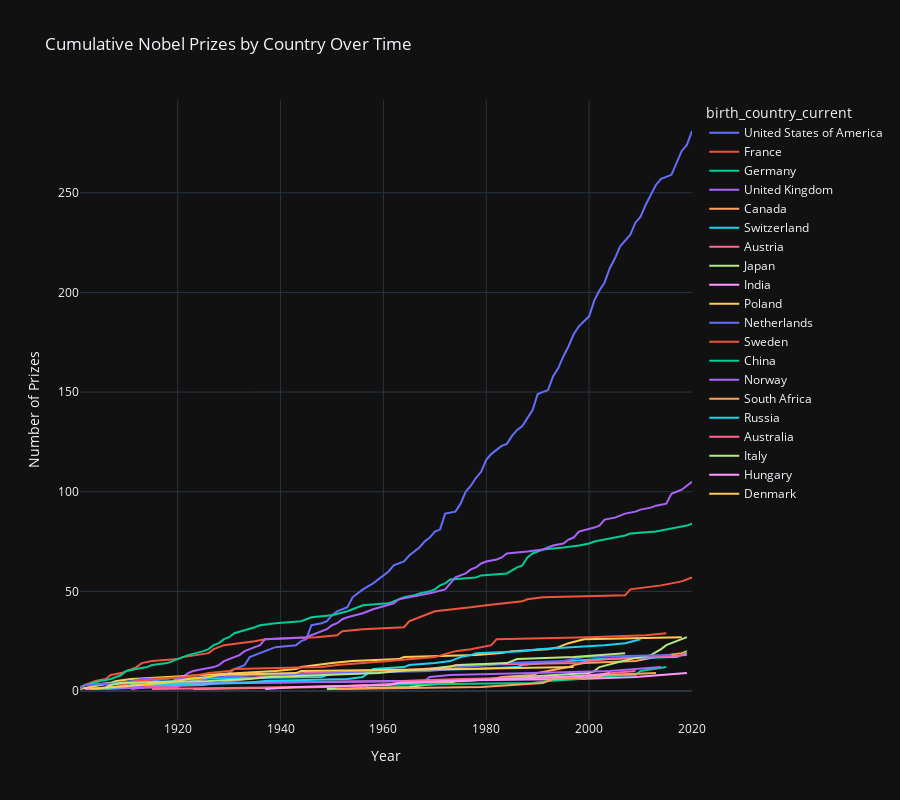

Notebook cell for this chart:
### Code cell
fig = px.line(
    prizes_over_year,
    x='year',
    y='sum_prize',
    color='birth_country_current',
    title='Cumulative Nobel Prizes by Country Over Time'
)
fig.update_layout(
    xaxis_title="Year",
    yaxis_title="Number of Prizes",
    height=800,
)
fig.show()

### Figure 1 — Plotly figure (JSON) as saved in the notebook; plotly's stock layout.template omitted (floating-point values rounded to 4 significant figures)
{"data": [{"hovertemplate": "birth_country_current=United States of America<br>year=%{x}<br>sum_prize=%{y}<extra></extra>", "legendgroup": "United States of America", "line": {"color": "#636efa", "dash": "solid"}, "marker": {"symbol": "circle"}, "mode": "lines", "name": "United States of America", "orientation": "v", "showlegend": true, "type": "scatter", "x": [2020, 2019, 2018, 2017, 2016, 2015, 2014, 2013, 2012, 2011, 2010, 2009, 2008, 2007, 2006, 2005, 2004, 2003, 2002, 2001, 2000, 1998, 1997, 1996, 1995, 1994, 1993, 1992, 1990, 1989, 1988, 1987, 1986, 1985, 1984, 1983, 1982, 1981, 1980, 1979, 1978, 1977, 1976, 1975, 1974, 1972, 1971, 1970, 1969, 1968, 1967, 1966, 1965, 1964, 1962, 1961, 1960, 1959, 1958, 1956, 1955, 1954, 1953, 1952, 1951, 1950, 1949, 1948, 1946, 1945, 1944, 1943, 1939, 1938, 1937, 1936, 1934, 1933, 1932, 1931, 1930, 1929, 1927, 1925, 1923, 1919, 1914, 1912, 1906], "xaxis": "x", "y": [281, 274, 271, 265, 259, 258, 257, 254, 249, 244, 238, 235, 229, 226, 223, 217, 212, 205, 201, 196, 188, 183, 179, 173, 168, 162, 158, 151, 149, 141, 137, 133, 131, 128, 124, 123, 121, 119, 116, 110, 107, 103, 100, 94, 90, 89, 81, 80, 77, 75, 72, 70, 68, 65, 63, 60, 58, 56, 54, 51, 49, 47, 42, 41, 40, 38, 35, 34, 33, 26, 25, 23, 22, 21, 20, 19, 17, 13, 12, 11, 9, 8, 7, 6, 5, 4, 3, 2, 1], "yaxis": "y"}, {"hovertemplate": "birth_country_current=France<br>year=%{x}<br>sum_prize=%{y}<extra></extra>", "legendgroup": "France", "line": {"color": "#EF553B", "dash": "solid"}, "marker": {"symbol": "circle"}, "mode": "lines", "name": "France", "orientation": "v", "showlegend": true, "type": "scatter", "x": [2020, 2019, 2018, 2016, 2014, 2008, 2007, 1991, 1988, 1987, 1983, 1980, 1977, 1974, 1970, 1968, 1967, 1966, 1965, 1964, 1956, 1952, 1951, 1947, 1937, 1935, 1929, 1928, 1927, 1926, 1921, 1920, 1915, 1913, 1912, 1909, 1907, 1906, 1904, 1903, 1901], "xaxis": "x", "y": [57, 56, 55, 54, 53, 51, 48, 47, 46, 45, 44, 43, 42, 41, 40, 38, 37, 36, 35, 32, 31, 30, 28, 27, 26, 25, 23, 22, 21, 19, 17, 16, 15, 14, 12, 9, 8, 6, 5, 4, 2], "yaxis": "y"}, {"hovertemplate": "birth_country_current=Germany<br>year=%{x}<br>sum_prize=%{y}<extra></extra>", "legendgroup": "Germany", "line": {"color": "#00cc96", "dash": "solid"}, "marker": {"symbol": "circle"}, "mode": "lines", "name": "Germany", "orientation": "v", "showlegend": true, "type": "scatter", "x": [2020, 2019, 2017, 2013, 2008, 2007, 2005, 2001, 2000, 1998, 1995, 1991, 1989, 1988, 1987, 1986, 1984, 1979, 1978, 1973, 1972, 1971, 1970, 1969, 1967, 1966, 1964, 1963, 1961, 1956, 1955, 1954, 1953, 1950, 1946, 1945, 1944, 1939, 1936, 1935, 1932, 1931, 1930, 1929, 1928, 1927, 1926, 1925, 1922, 1921, 1920, 1919, 1918, 1915, 1914, 1912, 1910, 1909, 1908, 1907, 1905, 1902, 1901], "xaxis": "x", "y": [84, 83, 82, 80, 79, 78, 77, 75, 74, 73, 72, 71, 69, 67, 63, 62, 59, 58, 57, 56, 54, 53, 51, 50, 49, 48, 47, 46, 44, 43, 42, 41, 40, 38, 37, 36, 35, 34, 33, 32, 30, 29, 27, 26, 24, 23, 21, 20, 18, 17, 16, 15, 14, 13, 12, 11, 10, 8, 7, 6, 5, 3, 1], "yaxis": "y"}, {"hovertemplate": "birth_country_current=United Kingdom<br>year=%{x}<br>sum_prize=%{y}<extra></extra>", "legendgroup": "United Kingdom", "line": {"color": "#ab63fa", "dash": "solid"}, "marker": {"symbol": "circle"}, "mode": "lines", "name": "United Kingdom", "orientation": "v", "showlegend": true, "type": "scatter", "x": [2020, 2019, 2018, 2017, 2016, 2015, 2013, 2012, 2010, 2009, 2007, 2005, 2003, 2002, 2001, 1998, 1997, 1996, 1995, 1993, 1991, 1988, 1984, 1983, 1982, 1980, 1979, 1978, 1977, 1976, 1974, 1973, 1972, 1969, 1967, 1963, 1962, 1959, 1958, 1957, 1956, 1953, 1952, 1951, 1950, 1949, 1948, 1947, 1945, 1937, 1936, 1935, 1934, 1933, 1932, 1929, 1928, 1927, 1925, 1923, 1922, 1921, 1917, 1915, 1906, 1904, 1903], "xaxis": "x", "y": [105, 103, 101, 100, 99, 94, 93, 92, 91, 90, 89, 87, 86, 83, 82, 80, 77, 76, 74, 73, 71, 70, 69, 67, 66, 65, 64, 62, 61, 59, 57, 54, 51, 49, 48, 46, 44, 42, 41, 40, 39, 37, 36, 34, 33, 31, 30, 29, 27, 26, 23, 22, 21, 20, 18, 15, 13, 12, 11, 10, 9, 7, 6, 5, 4, 3, 1], "yaxis": "y"}, {"hovertemplate": "birth_country_current=Canada<br>year=%{x}<br>sum_prize=%{y}<extra></extra>", "legendgroup": "Canada", "line": {"color": "#FFA15A", "dash": "solid"}, "marker": {"symbol": "circle"}, "mode": "lines", "name": "Canada", "orientation": "v", "showlegend": true, "type": "scatter", "x": [2019, 2018, 2015, 2013, 2011, 2009, 1999, 1997, 1996, 1994, 1992, 1990, 1989, 1983, 1981, 1976, 1966, 1957, 1949, 1923], "xaxis": "x", "y": [20, 19, 18, 17, 16, 15, 14, 13, 12, 11, 10, 9, 8, 7, 6, 5, 4, 3, 2, 1], "yaxis": "y"}, {"hovertemplate": "birth_country_current=Switzerland<br>year=%{x}<br>sum_prize=%{y}<extra></extra>", "legendgroup": "Switzerland", "line": {"color": "#19d3f3", "dash": "solid"}, "marker": {"symbol": "circle"}, "mode": "lines", "name": "Switzerland", "orientation": "v", "showlegend": true, "type": "scatter", "x": [2019, 2017, 2002, 1996, 1991, 1987, 1986, 1978, 1957, 1952, 1949, 1948, 1920, 1919, 1909, 1902, 1901], "xaxis": "x", "y": [19, 17, 16, 15, 14, 13, 12, 11, 10, 9, 8, 7, 6, 5, 4, 3, 1], "yaxis": "y"}, {"hovertemplate": "birth_country_current=Austria<br>year=%{x}<br>sum_prize=%{y}<extra></extra>", "legendgroup": "Austria", "line": {"color": "#FF6692", "dash": "solid"}, "marker": {"symbol": "circle"}, "mode": "lines", "name": "Austria", "orientation": "v", "showlegend": true, "type": "scatter", "x": [2019, 2013, 2004, 2000, 1998, 1974, 1973, 1962, 1945, 1938, 1936, 1933, 1930, 1927, 1925, 1914, 1911], "xaxis": "x", "y": [18, 17, 16, 15, 14, 13, 12, 10, 9, 8, 7, 6, 5, 4, 3, 2, 1], "yaxis": "y"}, {"hovertemplate": "birth_country_current=Japan<br>year=%{x}<br>sum_prize=%{y}<extra></extra>", "legendgroup": "Japan", "line": {"color": "#B6E880", "dash": "solid"}, "marker": {"symbol": "circle"}, "mode": "lines", "name": "Japan", "orientation": "v", "showlegend": true, "type": "scatter", "x": [2019, 2018, 2017, 2016, 2015, 2014, 2012, 2010, 2008, 2002, 2001, 2000, 1994, 1987, 1981, 1974, 1973, 1968, 1965, 1949], "xaxis": "x", "y": [27, 26, 25, 24, 23, 21, 18, 17, 16, 12, 10, 9, 8, 7, 6, 5, 4, 3, 2, 1], "yaxis": "y"}, {"hovertemplate": "birth_country_current=India<br>year=%{x}<br>sum_prize=%{y}<extra></extra>", "legendgroup": "India", "line": {"color": "#FF97FF", "dash": "solid"}, "marker": {"symbol": "circle"}, "mode": "lines", "name": "India", "orientation": "v", "showlegend": true, "type": "scatter", "x": [2019, 2014, 2009, 1998, 1968, 1930, 1913, 1907, 1902], "xaxis": "x", "y": [9, 8, 7, 6, 5, 4, 3, 2, 1], "yaxis": "y"}, {"hovertemplate": "birth_country_current=Poland<br>year=%{x}<br>sum_prize=%{y}<extra></extra>", "legendgroup": "Poland", "line": {"color": "#FECB52", "dash": "solid"}, "marker": {"symbol": "circle"}, "mode": "lines", "name": "Poland", "orientation": "v", "showlegend": true, "type": "scatter", "x": [2018, 1999, 1996, 1995, 1994, 1992, 1985, 1983, 1978, 1964, 1963, 1954, 1950, 1944, 1943, 1939, 1931, 1924, 1918, 1911, 1908, 1907, 1905, 1903, 1901], "xaxis": "x", "y": [27, 26, 24, 23, 22, 21, 20, 19, 18, 17, 16, 15, 14, 12, 11, 10, 9, 8, 7, 6, 5, 4, 3, 2, 1], "yaxis": "y"}, {"hovertemplate": "birth_country_current=Netherlands<br>year=%{x}<br>sum_prize=%{y}<extra></extra>", "legendgroup": "Netherlands", "line": {"color": "#636efa", "dash": "solid"}, "marker": {"symbol": "circle"}, "mode": "lines", "name": "Netherlands", "orientation": "v", "showlegend": true, "type": "scatter", "x": [2016, 1999, 1995, 1984, 1981, 1975, 1973, 1969, 1953, 1936, 1929, 1913, 1911, 1910, 1902, 1901], "xaxis": "x", "y": [18, 17, 15, 14, 13, 12, 11, 10, 9, 8, 7, 6, 5, 4, 3, 1], "yaxis": "y"}, {"hovertemplate": "birth_country_current=Sweden<br>year=%{x}<br>sum_prize=%{y}<extra></extra>", "legendgroup": "Sweden", "line": {"color": "#EF553B", "dash": "solid"}, "marker": {"symbol": "circle"}, "mode": "lines", "name": "Sweden", "orientation": "v", "showlegend": true, "type": "scatter", "x": [2015, 2011, 2000, 1982, 1981, 1977, 1974, 1970, 1961, 1955, 1951, 1948, 1931, 1930, 1926, 1924, 1921, 1916, 1912, 1911, 1909, 1908, 1903], "xaxis": "x", "y": [29, 28, 27, 26, 23, 21, 20, 17, 15, 14, 13, 12, 11, 10, 9, 8, 7, 6, 5, 4, 3, 2, 1], "yaxis": "y"}, {"hovertemplate": "birth_country_current=China<br>year=%{x}<br>sum_prize=%{y}<extra></extra>", "legendgroup": "China", "line": {"color": "#00cc96", "dash": "solid"}, "marker": {"symbol": "circle"}, "mode": "lines", "name": "China", "orientation": "v", "showlegend": true, "type": "scatter", "x": [2015, 2012, 2010, 2009, 2000, 1998, 1992, 1989, 1957, 1956], "xaxis": "x", "y": [12, 11, 10, 8, 7, 6, 5, 4, 3, 1], "yaxis": "y"}, {"hovertemplate": "birth_country_current=Norway<br>year=%{x}<br>sum_prize=%{y}<extra></extra>", "legendgroup": "Norway", "line": {"color": "#ab63fa", "dash": "solid"}, "marker": {"symbol": "circle"}, "mode": "lines", "name": "Norway", "orientation": "v", "showlegend": true, "type": "scatter", "x": [2014, 2004, 1989, 1973, 1969, 1968, 1922, 1921, 1920, 1903], "xaxis": "x", "y": [12, 10, 9, 8, 7, 5, 4, 3, 2, 1], "yaxis": "y"}, {"hovertemplate": "birth_country_current=South Africa<br>year=%{x}<br>sum_prize=%{y}<extra></extra>", "legendgroup": "South Africa", "line": {"color": "#FFA15A", "dash": "solid"}, "marker": {"symbol": "circle"}, "mode": "lines", "name": "South Africa", "orientation": "v", "showlegend": true, "type": "scatter", "x": [2013, 2003, 2002, 1993, 1991, 1984, 1979, 1951], "xaxis": "x", "y": [9, 8, 7, 6, 4, 3, 2, 1], "yaxis": "y"}, {"hovertemplate": "birth_country_current=Russia<br>year=%{x}<br>sum_prize=%{y}<extra></extra>", "legendgroup": "Russia", "line": {"color": "#19d3f3", "dash": "solid"}, "marker": {"symbol": "circle"}, "mode": "lines", "name": "Russia", "orientation": "v", "showlegend": true, "type": "scatter", "x": [2010, 2007, 2003, 1990, 1987, 1978, 1977, 1975, 1973, 1970, 1965, 1964, 1958, 1956, 1953, 1937, 1933, 1911, 1910, 1904], "xaxis": "x", "y": [26, 24, 23, 21, 20, 19, 18, 17, 15, 14, 13, 12, 11, 7, 6, 5, 4, 3, 2, 1], "yaxis": "y"}, {"hovertemplate": "birth_country_current=Australia<br>year=%{x}<br>sum_prize=%{y}<extra></extra>", "legendgroup": "Australia", "line": {"color": "#FF6692", "dash": "solid"}, "marker": {"symbol": "circle"}, "mode": "lines", "name": "Australia", "orientation": "v", "showlegend": true, "type": "scatter", "x": [2009, 2005, 1996, 1975, 1964, 1963, 1960, 1945, 1915], "xaxis": "x", "y": [10, 9, 7, 6, 5, 4, 3, 2, 1], "yaxis": "y"}, {"hovertemplate": "birth_country_current=Italy<br>year=%{x}<br>sum_prize=%{y}<extra></extra>", "legendgroup": "Italy", "line": {"color": "#B6E880", "dash": "solid"}, "marker": {"symbol": "circle"}, "mode": "lines", "name": "Italy", "orientation": "v", "showlegend": true, "type": "scatter", "x": [2007, 2002, 1997, 1986, 1985, 1984, 1975, 1969, 1963, 1959, 1938, 1934, 1926, 1909, 1907, 1906], "xaxis": "x", "y": [19, 18, 17, 16, 15, 14, 13, 11, 10, 9, 7, 6, 5, 4, 3, 2], "yaxis": "y"}, {"hovertemplate": "birth_country_current=Hungary<br>year=%{x}<br>sum_prize=%{y}<extra></extra>", "legendgroup": "Hungary", "line": {"color": "#FF97FF", "dash": "solid"}, "marker": {"symbol": "circle"}, "mode": "lines", "name": "Hungary", "orientation": "v", "showlegend": true, "type": "scatter", "x": [2004, 2002, 1994, 1971, 1963, 1961, 1943, 1937], "xaxis": "x", "y": [9, 8, 7, 5, 4, 3, 2, 1], "yaxis": "y"}, {"hovertemplate": "birth_country_current=Denmark<br>year=%{x}<br>sum_prize=%{y}<extra></extra>", "legendgroup": "Denmark", "line": {"color": "#FECB52", "dash": "solid"}, "marker": {"symbol": "circle"}, "mode": "lines", "name": "Denmark", "orientation": "v", "showlegend": true, "type": "scatter", "x": [1997, 1975, 1944, 1943, 1928, 1926, 1922, 1920, 1917, 1908, 1903], "xaxis": "x", "y": [12, 11, 10, 9, 8, 7, 6, 5, 4, 2, 1], "yaxis": "y"}], "layout": {"height": 800, "legend": {"title": {"text": "birth_country_current"}, "tracegroupgap": 0}, "title": {"text": "Cumulative Nobel Prizes by Country Over Time"}, "xaxis": {"anchor": "y", "domain": [0, 1], "title": {"text": "Year"}}, "yaxis": {"anchor": "x", "domain": [0, 1], "title": {"text": "Number of Prizes"}}}}
